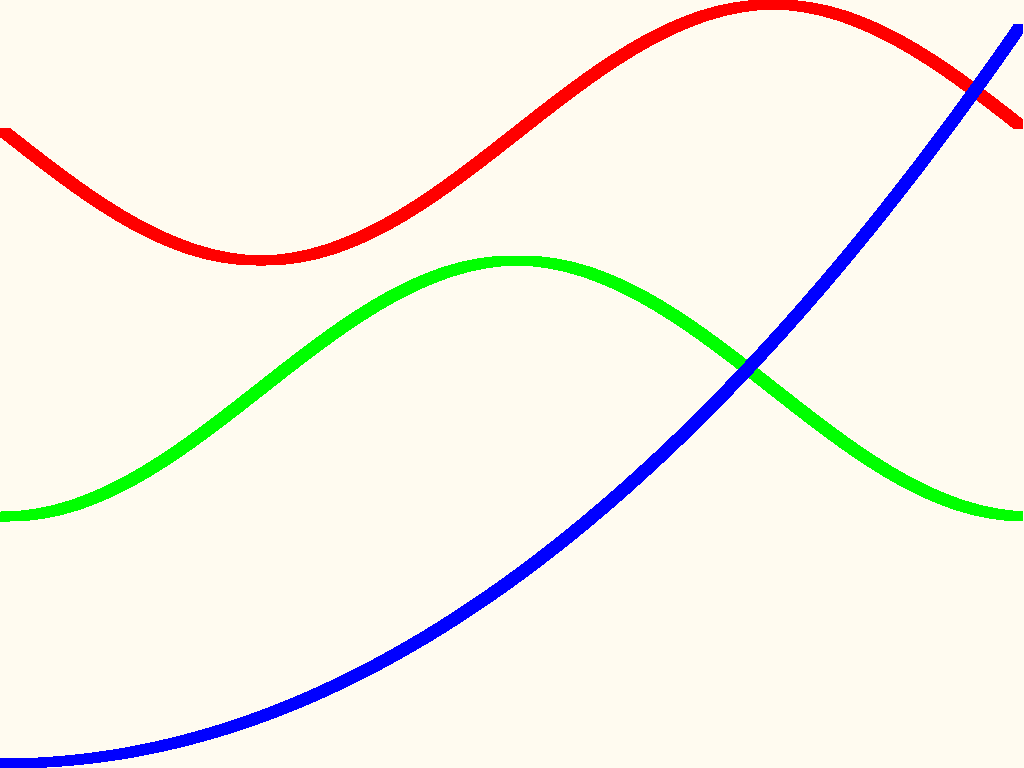
#> input picture figure.png, 1024 x 768 px
$ python bilinearInterpolation.py
#> lines starting #> are read from the running program, lines starting #| are printed output that depends on the picture
import numpy as np
import cv2
import math

def bi_linear(src, dst, target_size):
#> called with src = './figure.png', dst = './new_figure.png', target_size = (300, 200, 3)
    pic = cv2.imread(src)       # 读取输入图像
#> pic is the input picture: shape (768, 1024, 3); mean B, G, R 231.4, 241.1, 244.8
    th, tw = target_size[0], target_size[1]
    emptyImage = np.zeros(target_size, np.uint8)
    for k in range(3):
        for i in range(th):
            for j in range(tw):
                # 首先找到在原图中对应的点的(X, Y)坐标
                corr_x = (i+0.5)/th*pic.shape[0]-0.5
                corr_y = (j+0.5)/tw*pic.shape[1]-0.5
                point1 = (math.floor(corr_x), math.floor(corr_y))   # 左上角的点
                point2 = (point1[0], point1[1]+1)
                point3 = (point1[0]+1, point1[1])
                point4 = (point1[0]+1, point1[1]+1)

                fr1 = (point2[1]-corr_y)*pic[point1[0], point1[1], k] + (corr_y-point1[1])*pic[point2[0], point2[1], k]
                fr2 = (point2[1]-corr_y)*pic[point3[0], point3[1], k] + (corr_y-point1[1])*pic[point4[0], point4[1], k]
                emptyImage[i, j, k] = (point3[0]-corr_x)*fr1 + (corr_x-point1[0])*fr2
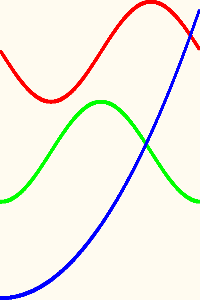
#> emptyImage: shape (300, 200, 3); mean B, G, R 231.4, 241, 244.8

    cv2.imwrite(dst, emptyImage)
    # 用 CV2 resize函数得到的缩放图像
    new_img = cv2.resize(pic, (200, 300))
    cv2.imwrite('pic/1_cv_img.png', new_img)

def main():
    src = './figure.png'
    dst = './new_figure.png'
    target_size = (300, 200, 3)     # 变换后的图像大小

    bi_linear(src, dst, target_size)

if __name__ == '__main__':
    main()
